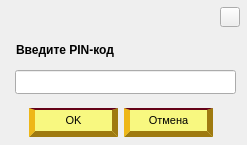
<?xml version="1.0" encoding="UTF-8"?>
<ui version="4.0">
 <class>dlq_input_pin</class>
 <widget class="QDialog" name="dlq_input_pin">
  <property name="geometry">
   <rect>
    <x>0</x>
    <y>0</y>
    <width>247</width>
    <height>145</height>
   </rect>
  </property>
  <property name="windowTitle">
   <string>Dialog</string>
  </property>
  <property name="styleSheet">
   <string notr="true">QDialog {
    border-image: url(&quot;:/images/inputPin&quot;) 0 0 0 0;
	}
 QLineEdit:hover {

  border: 3px solid rgb(248, 248, 128);
}

 QLineEdit:pressed {

  border: 3px solid rgb(248, 248, 128);
background: rgb(232, 232, 232);
}
</string>
  </property>
  <widget class="QPushButton" name="btnOk">
   <property name="geometry">
    <rect>
     <x>29</x>
     <y>108</y>
     <width>89</width>
     <height>29</height>
    </rect>
   </property>
   <property name="font">
    <font>
     <pointsize>8</pointsize>
    </font>
   </property>
   <property name="styleSheet">
    <string notr="true">QPushButton {
     background-color: rgb(248, 248, 128);

    border-top: 2px solid rgb(100, 2, 24);
  border-right: 6px outset rgb(159, 122, 16);
  border-bottom: 6px outset rgb(159, 122, 16);
  border-left: 6px outset rgb(159, 122, 16);

 }

 QPushButton:hover {
background-color: rgb(248, 238, 0);
  border-right: 6px outset rgb(200, 122, 16);
  border-bottom: 6px outset rgb(200, 122, 16);
  border-left: 6px outset rgb(200, 122, 16);
}</string>
   </property>
   <property name="text">
    <string>ОK</string>
   </property>
  </widget>
  <widget class="QPushButton" name="btnCancel">
   <property name="geometry">
    <rect>
     <x>124</x>
     <y>108</y>
     <width>89</width>
     <height>29</height>
    </rect>
   </property>
   <property name="font">
    <font>
     <pointsize>8</pointsize>
    </font>
   </property>
   <property name="styleSheet">
    <string notr="true">QPushButton {
     background-color: rgb(248, 248, 128);

    border-top: 2px solid rgb(100, 2, 24);
  border-right: 6px outset rgb(159, 122, 16);
  border-bottom: 6px outset rgb(159, 122, 16);
  border-left: 6px outset rgb(159, 122, 16);

 }

 QPushButton:hover {
background-color: rgb(248, 238, 0);
  border-right: 6px outset rgb(200, 122, 16);
  border-bottom: 6px outset rgb(200, 122, 16);
  border-left: 6px outset rgb(200, 122, 16);
}</string>
   </property>
   <property name="text">
    <string>Отмена</string>
   </property>
  </widget>
  <widget class="QLineEdit" name="editPin">
   <property name="geometry">
    <rect>
     <x>15</x>
     <y>70</y>
     <width>221</width>
     <height>24</height>
    </rect>
   </property>
   <property name="echoMode">
    <enum>QLineEdit::Password</enum>
   </property>
  </widget>
  <widget class="QPushButton" name="btnClose">
   <property name="geometry">
    <rect>
     <x>220</x>
     <y>7</y>
     <width>20</width>
     <height>20</height>
    </rect>
   </property>
   <property name="styleSheet">
    <string notr="true">QPushButton {
     background:url(&quot;:/images/close.png&quot;);
  }

 QPushButton:hover {
 background-image:url(&quot;:/images/close1.png&quot;);
}
</string>
   </property>
   <property name="text">
    <string/>
   </property>
  </widget>
  <widget class="QLabel" name="label">
   <property name="geometry">
    <rect>
     <x>16</x>
     <y>40</y>
     <width>171</width>
     <height>20</height>
    </rect>
   </property>
   <property name="font">
    <font>
     <weight>75</weight>
     <bold>true</bold>
    </font>
   </property>
   <property name="text">
    <string>Введите PIN-код</string>
   </property>
  </widget>
 </widget>
 <resources/>
 <connections/>
</ui>
